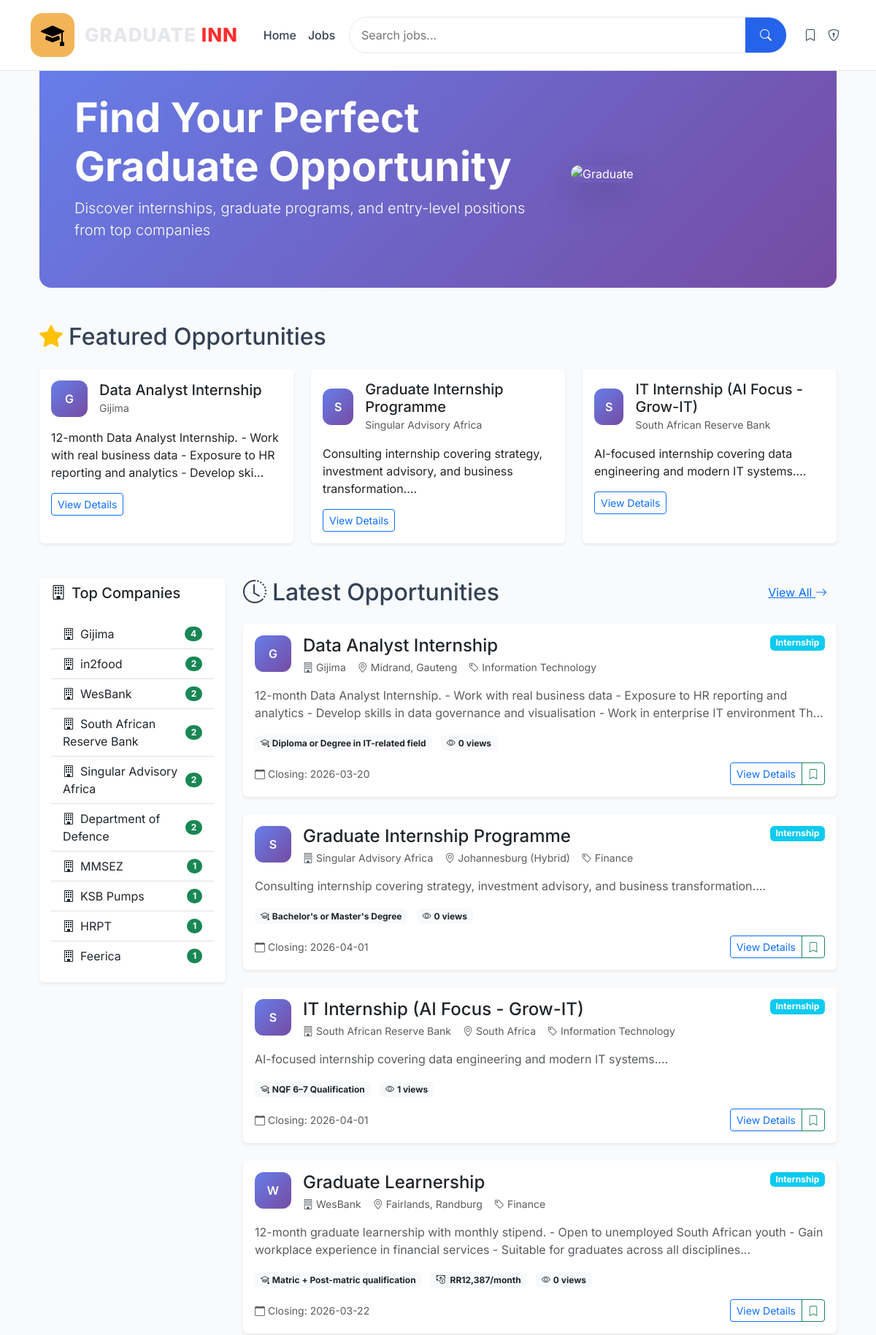
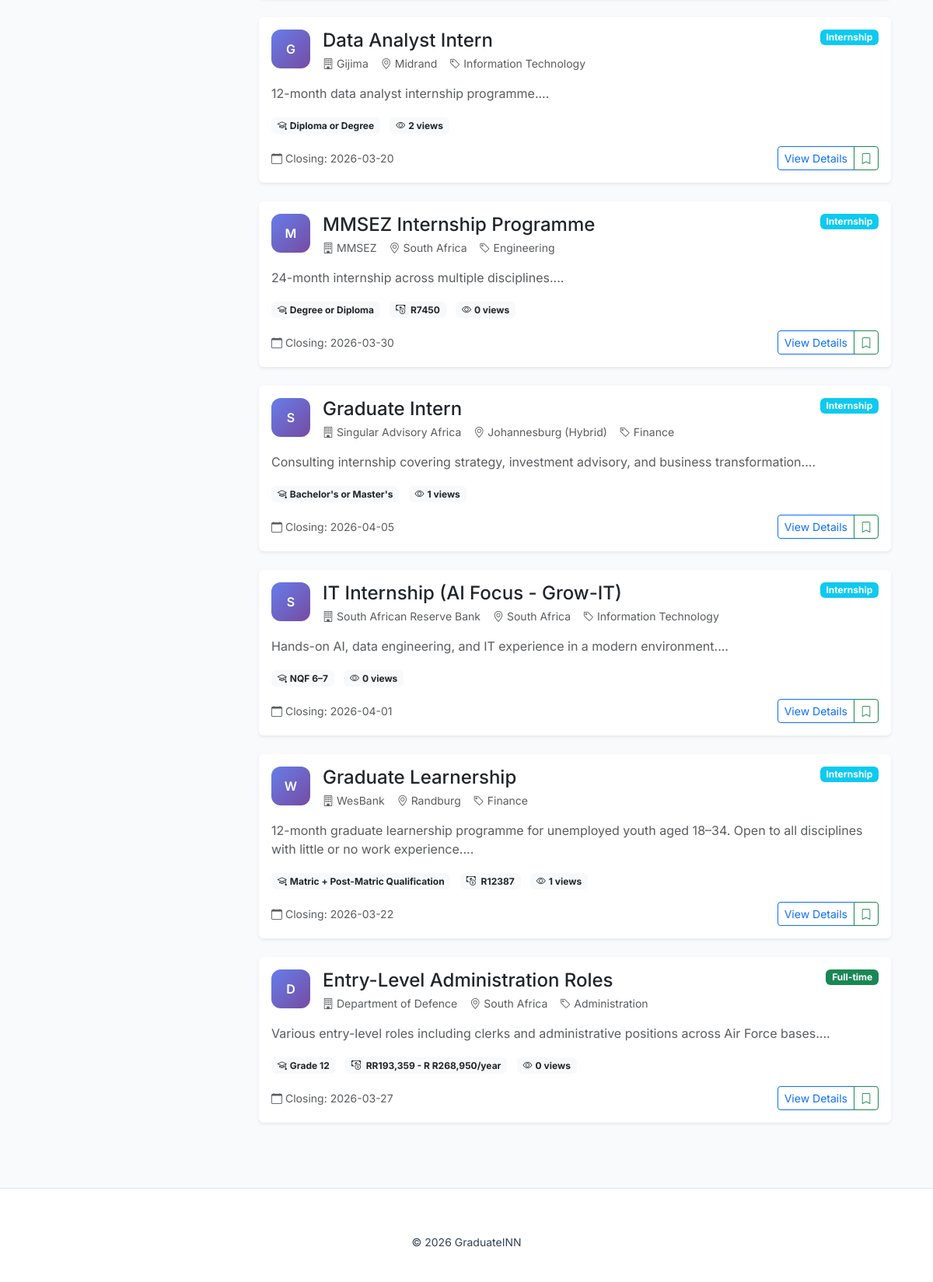
The page / on the database its author committed (2 pictures, top to bottom).
### tables this page shows
CREATE TABLE jobs(
        id INTEGER PRIMARY KEY AUTOINCREMENT,
        title TEXT,
        company TEXT,
        location TEXT,
        field TEXT,
        qualification TEXT,
        description TEXT,
        requirements TEXT,
        application_link TEXT,
        closing_date TEXT,
        created_date TEXT DEFAULT CURRENT_DATE,
        salary_range TEXT,
        job_type TEXT,
        experience_level TEXT,
        views INTEGER DEFAULT 0,
        is_featured INTEGER DEFAULT 0,
        posted_by INTEGER,
        FOREIGN KEY (posted_by) REFERENCES users(id)
    );

### app.py (the view)
@app.route("/")
def index():
    features = get_available_features()
    page = request.args.get('page', 1, type=int)
    per_page = 10
    offset = (page - 1) * per_page
    conn = get_db()
    if features['is_featured']:
        jobs = conn.execute("""
        SELECT * FROM jobs
        ORDER BY is_featured DESC, id DESC
        LIMIT ? OFFSET ?
        """, (per_page, offset)).fetchall()
    else:
        jobs = conn.execute("""
        SELECT * FROM jobs
        ORDER BY id DESC
        LIMIT ? OFFSET ?
        """, (per_page, offset)).fetchall()
    total_jobs = conn.execute("SELECT COUNT(*) as count FROM jobs").fetchone()['count']
    total_pages = (total_jobs + per_page - 1) // per_page
    try:
        categories = conn.execute("""
        SELECT c.*, COUNT(j.id) as job_count
        FROM categories c
        LEFT JOIN jobs j ON j.field = c.name
        GROUP BY c.id
        ORDER BY job_count DESC
        """).fetchall()
    except:
        categories = []
    top_companies = conn.execute("""
    SELECT company, COUNT(*) as job_count
    FROM jobs
    GROUP BY company
    ORDER BY job_count DESC
    LIMIT 10
    """).fetchall()
    if features['is_featured']:
        featured_jobs = conn.execute("""
        SELECT * FROM jobs
        WHERE is_featured = 1
        ORDER BY id DESC
        LIMIT 3
        """).fetchall()
    else:
        featured_jobs = []
    stats = {
        'total_jobs': total_jobs,
        'total_companies': conn.execute("SELECT COUNT(DISTINCT company) as count FROM jobs").fetchone()['count'],
        'total_locations': conn.execute("SELECT COUNT(DISTINCT location) as count FROM jobs").fetchone()['count']
    }
    conn.close()
    return render_template("index.html",
                         jobs=jobs,
                         categories=categories,
                         top_companies=top_companies,
                         featured_jobs=featured_jobs,
                         stats=stats,
                         current_page=page,
                         total_pages=total_pages,
                         features=features)

### app.py (called while the page is built)
def get_db():
    conn = sqlite3.connect(DATABASE)
    conn.row_factory = sqlite3.Row
    return conn

def column_exists(table_name, column_name):
    conn = get_db()
    cursor = conn.execute(f"PRAGMA table_info({table_name})")
    columns = [column[1] for column in cursor.fetchall()]
    conn.close()
    return column_name in columns

def get_available_features():
    return {
        'is_featured': column_exists('jobs', 'is_featured'),
        'views': column_exists('jobs', 'views'),
        'job_type': column_exists('jobs', 'job_type'),
        'experience_level': column_exists('jobs', 'experience_level'),
        'salary_range': column_exists('jobs', 'salary_range')
    }

### templates/index.html (shortened to what this page needs)
{% extends "base.html" %}
{% block content %}
<div class="container">
    <div class="row mb-5">
        <div class="col-12">
            <div class="hero-section p-5 rounded-4 text-white">
                <div class="row align-items-center">
                    <div class="col-md-8">
                        <h1 class="display-4 fw-bold">
                            Find Your Perfect<br>Graduate Opportunity
                        </h1>
                        <p class="lead">
                            Discover internships, graduate programs, and entry-level positions from top companies
                        </p>
                    </div>
                    <div class="col-md-4 d-none d-md-block">
                        <img src="https://img.freepik.com/free-vector/job-interview-conversation_74855-7566.jpg"
                             alt="Graduate" class="img-fluid rounded-4 shadow-lg">
                    </div>
                </div>
            </div>
        </div>
    </div>
    {% if featured_jobs %}
    <div class="row mb-5">
        <div class="col-12">
            <h2 class="mb-4">
                <i class="bi bi-star-fill text-warning me-2"></i>Featured Opportunities
            </h2>
            <div class="row g-4">
                {% for job in featured_jobs %}
                <div class="col-md-4">
                    <div class="card h-100 border-0 shadow-sm hover-lift">
                        <div class="card-body">
                            <div class="d-flex align-items-center mb-3">
                                <div class="company-avatar me-3">{{ job.company[0] }}</div>
                                <div>
                                    <h5 class="card-title mb-0">{{ job.title }}</h5>
                                    <small class="text-muted">{{ job.company }}</small>
                                </div>
                            </div>
                            <p class="card-text">{{ job.description[:120] }}...</p>
                            <a href="/job/{{ job.id }}" class="btn btn-outline-primary btn-sm">
                                View Details
                            </a>
                        </div>
                    </div>
                </div>
                {% endfor %}
            </div>
        </div>
    </div>
    {% endif %}
    <div class="row">
        <div class="col-lg-4 col-xl-3">
            <div class="card border-0 shadow-sm mb-4">
                <div class="card-header bg-transparent border-0">
                    <h5 class="mb-0">
                        <i class="bi bi-building me-2"></i>Top Companies
                    </h5>
                </div>
                <div class="card-body">
                    <div class="list-group list-group-flush">
                        {% for company in top_companies %}
                        <a href="/company/{{ company.company }}" class="list-group-item list-group-item-action d-flex justify-content-between align-items-center">
                            <span>
                                <i class="bi bi-building me-2"></i>{{ company.company }}
                            </span>
                            <span class="badge bg-success rounded-pill">{{ company.job_count }}</span>
                        </a>
                        {% endfor %}
                    </div>
                </div>
            </div>
        </div>
        <div class="col-lg-8 col-xl-9">
            <div class="d-flex justify-content-between align-items-center mb-4">
                <h2 class="mb-0">
                    <i class="bi bi-clock-history me-2"></i>Latest Opportunities
                </h2>
                <a href="/search" class="btn btn-link">
                    View All <i class="bi bi-arrow-right"></i>
                </a>
            </div>
            {% if jobs %}
                {% for job in jobs %}
                <div class="card job-card mb-4 border-0 shadow-sm hover-lift">
                    <div class="card-body">
                        <div class="d-flex justify-content-between align-items-start mb-3 flex-wrap">
                            <div class="d-flex">
                                <div class="company-avatar me-3">{{ job.company[0] }}</div>
                                <div>
                                    <h4 class="card-title mb-1">
                                        <a href="/job/{{ job.id }}" class="text-decoration-none text-dark">
                                            {{ job.title }}
                                        </a>
                                    </h4>
                                    <div class="d-flex flex-wrap gap-3 text-muted small">
                                        <span><i class="bi bi-building me-1"></i>{{ job.company }}</span>
                                        <span><i class="bi bi-geo-alt me-1"></i>{{ job.location }}</span>
                                        <span><i class="bi bi-tag me-1"></i>{{ job.field }}</span>
                                    </div>
                                </div>
                            </div>
                            <span class="badge bg-{% if job.job_type == 'Full-time' %}success{% else %}info{% endif %}">
                                {{ job.job_type or 'Full-time' }}
                            </span>
                        </div>
                        <p class="card-text text-muted mb-3">
                            {{ job.description[:200] }}...
                        </p>
                        <div class="mb-3">
                            <span class="badge bg-light text-dark me-2">
                                <i class="bi bi-mortarboard me-1"></i>{{ job.qualification }}
                            </span>
                            {% if job.salary_range %}
                            <span class="badge bg-light text-dark me-2">
                            <i class="bi bi-cash-coin me-1"></i>
                            {% if job.salary_range %}
                            R{{ job.salary_range.replace('-', ' - R') }}
                            {% else %}
                            Stipend: Market Related
                            {% endif %}
                            </span>
                            {% endif %}
                            <span class="badge bg-light text-dark">
                                <i class="bi bi-eye me-1"></i>{{ job.views or 0 }} views
                            </span>
                        </div>
                        <div class="d-flex justify-content-between align-items-center flex-wrap">
                            <div class="text-muted small">
                                <i class="bi bi-calendar me-1"></i>Closing: {{ job.closing_date }}
                            </div>
                            <div class="btn-group">
                                <a href="/job/{{ job.id }}" class="btn btn-outline-primary btn-sm">
                                    View Details
                                </a>
                                <a href="/save_job/{{ job.id }}" class="btn btn-outline-success btn-sm"
                                   onclick="return confirm('Save this job?')">
                                    <i class="bi bi-bookmark"></i>
                                </a>
                            </div>
                        </div>
                    </div>
                </div>
                {% endfor %}
            {% endif %}
        </div>
    </div>
</div>
{% endblock %}

### templates/base.html (style rules this page uses)
:root { --primary: #2563eb; --dark: #0f172a; --text: #334155; --light: #f1f5f9; --border: #e2e8f0; }
body { font-family: 'Inter', sans-serif; background: #f8fafc; color: var(--text); padding-top: 80px; }

### templates/index.html (style rules this page uses)
.hero-section { background: linear-gradient(135deg, #667eea 0%, #764ba2 100%); }
.company-avatar { width: 50px; height: 50px; background: linear-gradient(135deg, #667eea, #764ba2); color: white; border-radius: 12px; display: flex; align-items: center; justify-content: center; font-weight: 600; }
.hover-lift { transition: all 0.3s ease; }

### rows shown on the page
jobs: company "G", title "Data Analyst Internship", company "Gijima", description "12-month Data Analyst Internship. - Work with real business data - Exposure to HR reporting and analytics - Develop ski", location "Midrand, Gauteng", field "Information Technology", job_type "Internship", description "12-month Data Analyst Internship. - Work with real business data - Exposure to HR reporting and analytics - Develop skills in data governance and visualisation - Work in enterprise IT environment Th", qualification "Diploma or Degree in IT-related field", views "0", closing_date "2026-03-20"
jobs: company "S", title "Graduate Internship Programme", company "Singular Advisory Africa", description "Consulting internship covering strategy, investment advisory, and business transformation.", location "Johannesburg (Hybrid)", field "Finance", job_type "Internship", qualification "Bachelor's or Master's Degree", views "0", closing_date "2026-04-01"
jobs: company "S", title "IT Internship (AI Focus - Grow-IT)", company "South African Reserve Bank", description "AI-focused internship covering data engineering and modern IT systems.", location "South Africa", field "Information Technology", job_type "Internship", qualification "NQF 6–7 Qualification", views "1", closing_date "2026-04-01"
jobs: company "in2food", job_count "2"
jobs: company "MMSEZ", job_count "1", company "M", title "MMSEZ Internship Programme", location "South Africa", field "Engineering", job_type "Internship", description "24-month internship across multiple disciplines.", qualification "Degree or Diploma", salary_range.replace "7450", views "0", closing_date "2026-03-30"
jobs: company "KSB Pumps", job_count "1"
jobs: company "HRPT", job_count "1"
jobs: company "Feerica", job_count "1"
jobs: company "W", title "Graduate Learnership", company "WesBank", location "Fairlands, Randburg", field "Finance", job_type "Internship", description "12-month graduate learnership with monthly stipend. - Open to unemployed South African youth - Gain workplace experience in financial services - Suitable for graduates across all disciplines", qualification "Matric + Post-matric qualification", salary_range.replace "R12,387/month", views "0", closing_date "2026-03-22"
jobs: company "G", title "Data Analyst Intern", company "Gijima", location "Midrand", field "Information Technology", job_type "Internship", description "12-month data analyst internship programme.", qualification "Diploma or Degree", views "2", closing_date "2026-03-20"
jobs: company "S", title "Graduate Intern", company "Singular Advisory Africa", location "Johannesburg (Hybrid)", field "Finance", job_type "Internship", description "Consulting internship covering strategy, investment advisory, and business transformation.", qualification "Bachelor's or Master's", views "1", closing_date "2026-04-05"
jobs: company "S", title "IT Internship (AI Focus - Grow-IT)", company "South African Reserve Bank", location "South Africa", field "Information Technology", job_type "Internship", description "Hands-on AI, data engineering, and IT experience in a modern environment.", qualification "NQF 6–7", views "0", closing_date "2026-04-01"
jobs: company "W", title "Graduate Learnership", company "WesBank", location "Randburg", field "Finance", job_type "Internship", description "12-month graduate learnership programme for unemployed youth aged 18–34. Open to all disciplines with little or no work experience.", qualification "Matric + Post-Matric Qualification", salary_range.replace "12387", views "1", closing_date "2026-03-22"
jobs: company "D", title "Entry-Level Administration Roles", company "Department of Defence", location "South Africa", field "Administration", job_type "Full-time", description "Various entry-level roles including clerks and administrative positions across Air Force bases.", qualification "Grade 12", salary_range.replace "R193,359 - R R268,950/year", views "0", closing_date "2026-03-27"

### other values the page prints
{{ company.company }} "Gijima" "WesBank" "South African Reserve Bank" "Singular Advisory Africa" "Department of Defence"
{{ company.job_count }} "4" "2" "2" "2" "2"
